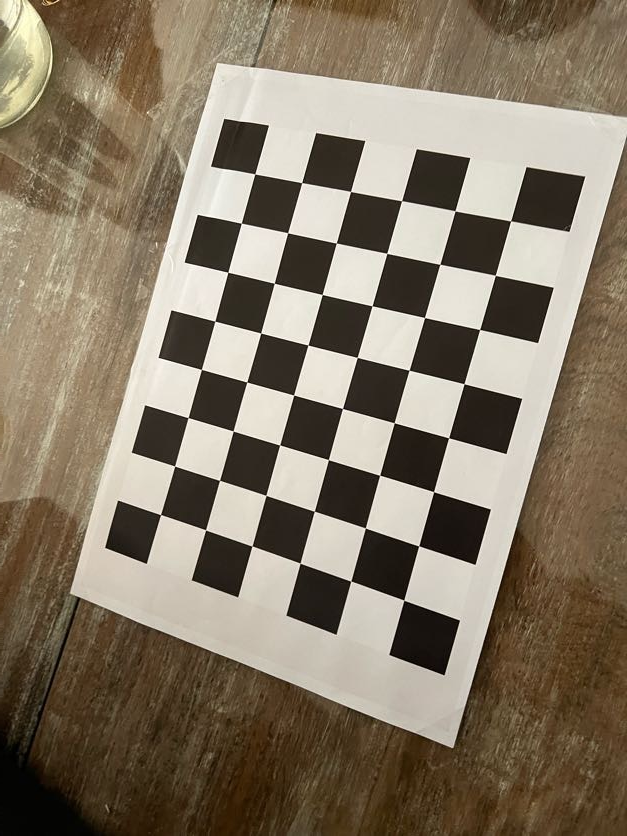
#> input picture calibrationCeluSol/IMG_0286.jpg, 627 x 836 px; its folder holds only this picture in this run
$ python 1-calibration.py
#> lines starting #> are read from the running program, lines starting #| are printed output that depends on the picture; long printed decimals are rounded
import numpy as np
import cv2 as cv
import glob
import os

# ------------------ Parámetros de patrón ------------------
BOARD_SIZE = (8, 6)          # columnas x filas de esquinas internas
SQUARE_SIZE = 1.0            # unidad arbitraria (mm si querés); afecta tvec pero no el RMSE en px

# ------------------ Criterios de cornerSubPix ------------------
criteria = (cv.TERM_CRITERIA_EPS + cv.TERM_CRITERIA_MAX_ITER, 30, 1e-3)

# ------------------ Función de estadísticas de reproyección ------------------
def reproj_stats(objpoints, imgpoints, rvecs, tvecs, K, dist):
    per_img_rmse = []
    per_img_n = []
    per_point_errors = []

    for i in range(len(objpoints)):
        objp = np.asarray(objpoints[i], np.float32)
        imgp = np.asarray(imgpoints[i], np.float32).reshape(-1, 2)  # (N,2)

        proj, _ = cv.projectPoints(objp, rvecs[i], tvecs[i], K, dist)
        proj = proj.reshape(-1, 2)

        e = np.linalg.norm(proj - imgp, axis=1)  # errores puntuales (px)
        per_point_errors.append(e)
        per_img_rmse.append(float(np.sqrt(np.mean(e**2))))
        per_img_n.append(len(e))

    all_e = np.concatenate(per_point_errors) if len(per_point_errors) else np.array([], dtype=float)
    rmse_global = float(np.sqrt(np.mean(all_e**2))) if all_e.size else np.nan  # ponderado por puntos
    rmse_prom_img = float(np.mean(per_img_rmse)) if per_img_rmse else np.nan   # promedio no ponderado
    p95 = float(np.percentile(all_e, 95)) if all_e.size else np.nan
    emax = float(np.max(all_e)) if all_e.size else np.nan

    return {
        "rmse_global": rmse_global,
        "rmse_promedio_imagen": rmse_prom_img,
        "rmse_por_imagen": per_img_rmse,
        "p95_error_puntual": p95,
        "max_error_puntual": emax,
        "n_puntos_por_imagen": per_img_n
    }

# ------------------ Puntos 3D del patrón (una vez) ------------------
# OJO: usa SQUARE_SIZE para que las tvec queden en mm si lo necesitás luego
objp_single = np.zeros((BOARD_SIZE[0] * BOARD_SIZE[1], 3), np.float32)
objp_single[:, :2] = np.mgrid[0:BOARD_SIZE[0], 0:BOARD_SIZE[1]].T.reshape(-1, 2)
objp_single *= SQUARE_SIZE

# ------------------ Acumuladores ------------------
objpoints = []     # puntos 3D reales (por imagen)
imgpoints = []     # puntos 2D detectados (por imagen)
used_filenames = []  # para mapear RMSE ↔ archivo

# ------------------ Cargar imágenes ------------------
images = glob.glob('calibrationCeluSol/*.jpg')
images.sort()
if not images:
    raise RuntimeError("No se encontraron imágenes en 'calibrationCeluSol/*.jpg'.")

for fname in images:
    img = cv.imread(fname)
#> img is the input picture: shape (836, 627, 3); mean B, G, R 101.9, 120.2, 132.6
    if img is None:
        print(f"Advertencia: no se pudo leer {fname}, se omite.")
        continue

    gray = cv.cvtColor(img, cv.COLOR_BGR2GRAY)
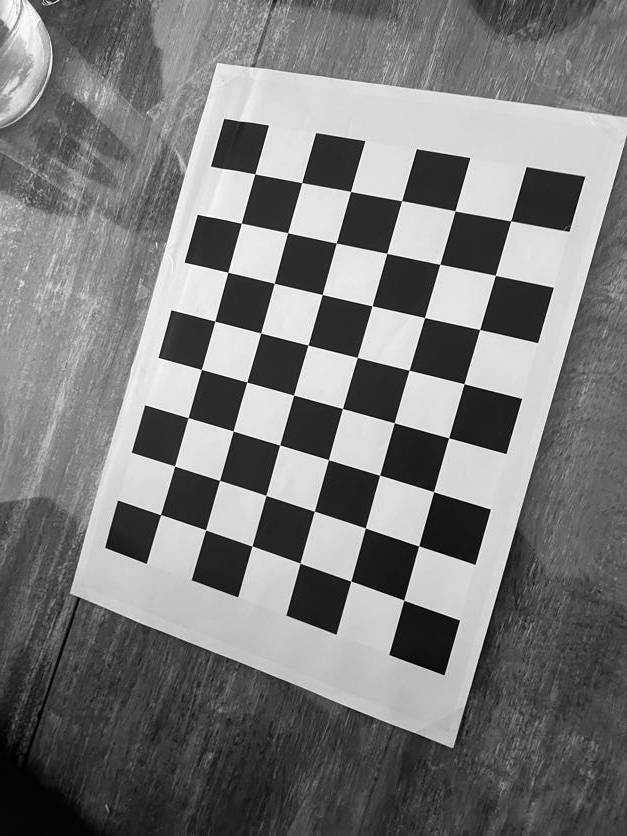
#> gray: shape (836, 627); min 0, max 254, mean 121.8

    # Buscar esquinas del tablero
    flags = cv.CALIB_CB_ADAPTIVE_THRESH + cv.CALIB_CB_NORMALIZE_IMAGE + cv.CALIB_CB_FAST_CHECK
    ret, corners = cv.findChessboardCorners(gray, BOARD_SIZE, flags)
#> ret = True; corners = 48 rows, first 8: [160.6, 514.6], [174.6, 466], [188, 417.6], [201.4, 369.5], [214.9, 321.1], [227.8, 272.3], [241.3, 223.3], [254.8, 173.9]

    if not ret:
        # Intento sin FAST_CHECK por si falló
        ret, corners = cv.findChessboardCorners(gray, BOARD_SIZE)

    if ret:
        # Refinamiento subpíxel
        corners2 = cv.cornerSubPix(gray, corners, (11, 11), (-1, -1), criteria)
#> corners2 = 48 rows, first 8: [160.6, 514.6], [174.7, 466], [188.1, 417.6], [201.4, 369.4], [214.8, 321.2], [227.8, 272.3], [241.3, 223.2], [254.8, 173.9]

        objpoints.append(objp_single.copy())
        imgpoints.append(corners2)
        used_filenames.append(os.path.basename(fname))
    else:
        print(f"Tablero NO detectado en: {fname}")

if not objpoints:
    raise RuntimeError("No se detectó ningún tablero en las imágenes.")

# ------------------ Calibración ------------------
image_size = gray.shape[::-1]  # (w, h)
#> image_size = (627, 836)
ret, mtx, dist, rvecs, tvecs = cv.calibrateCamera(
    objpoints, imgpoints, image_size, None, None
)
#> ret = 0.17; mtx = [[761.7, 0, 289.5], [0, 757.9, 405.9], [0, 0, 1]]; dist = [[0.375, -2.72, 0.0033, 6.38e-05, 6.57]]; rvecs = ([-0.253, 0.216, -1.29],); tvecs = ([-2.55, 2.16, 15.29],)

print("\n=== Resultados de calibración ===")
print('RMS (calibrateCamera ret): {:.6f} px'.format(ret))
#| RMS (calibrateCamera ret): 0.1698 px
print('Matriz de la cámara (K):\n', mtx)
#| Matriz de la cámara (K):
#|  [[761.700   0.         289.495]
#|  [  0.         757.909 405.862]
#|  [  0.           0.           1.        ]]
print('Coeficientes de distorsión (dist):\n', dist.ravel())
#| Coeficientes de distorsión (dist):
#|  [ 3.75260035e-01 -2.71622284e+00  3.30078726e-03  6.38358972e-05
#|   6.57123515e+00]

# ------------------ Estadísticas de reproyección propias ------------------
stats = reproj_stats(objpoints, imgpoints, rvecs, tvecs, mtx, dist)
#> the loop in reproj_stats, `for i in range(len(objpoints)):` made 1 pass
#> after the loop in reproj_stats, `for i in range(len(objpoints)):`: per_img_n = [48]; per_img_rmse = [0.17]; per_point_errors = 1 item
#> in reproj_stats, `all_e = np.concatenate(per_point_errors) if len(per_point_errors) else..`: all_e = 48 values, max 0.363 at index 21, min 0.00544 at index 34, mean 0.15
#> in reproj_stats, `rmse_global = float(np.sqrt(np.mean(all_e**2))) if all_e.size else np...`: rmse_global = 0.17
#> in reproj_stats, `p95 = float(np.percentile(all_e, 95)) if all_e.size else np.nan`: p95 = 0.267
#> in reproj_stats, `emax = float(np.max(all_e)) if all_e.size else np.nan`: emax = 0.363
#> stats = {'rmse_global': 0.17, 'rmse_promedio_imagen': 0.17, 'rmse_por_imagen': [0.17], 'p95_error_puntual': 0.267, 'max_error_puntual': 0.363, 'n_puntos_por_imagen': [48]}

print("\n=== Estadísticas de reproyección (todas las imágenes) ===")
print("RMSE global (ponderado por puntos): {:.6f} px".format(stats['rmse_global']))
#| RMSE global (ponderado por puntos): 0.1698 px
print("RMSE promedio por imagen          : {:.6f} px".format(stats['rmse_promedio_imagen']))
#| RMSE promedio por imagen          : 0.1698 px
print("P95 error puntual                 : {:.6f} px".format(stats['p95_error_puntual']))
#| P95 error puntual                 : 0.2674 px
print("Máximo error puntual              : {:.6f} px".format(stats['max_error_puntual']))
#| Máximo error puntual              : 0.363 px

# Top 5 peores imágenes (por RMSE)
rmse_list = stats['rmse_por_imagen']
#> rmse_list = [0.17]
order = np.argsort(rmse_list)[::-1]  # descendente
#> order = [0]
top = min(5, len(order))
#> top = 1
print("\nPeores {} imágenes por RMSE:".format(top))
#| Peores 1 imágenes por RMSE:
for rank in range(top):
    i = order[rank]
    fname = used_filenames[i] if i < len(used_filenames) else f"img_{i}"
    print("  #{:<2d} {:<30s}  RMSE={:.3f} px   Npts={}".format(
        rank+1, fname, rmse_list[i], stats['n_puntos_por_imagen'][i]
    ))
#> this loop made 1 pass
#> (i, fname) on pass 1: (0, 'IMG_0286.jpg')
#|   #1  IMG_0286.jpg                    RMSE=0.170 px   Npts=48

# ------------------ Undistorsión (opcional, demo) ------------------
demo_path = 'camara celu sol.jpg'
if os.path.exists(demo_path):
    img_demo = cv.imread(demo_path)
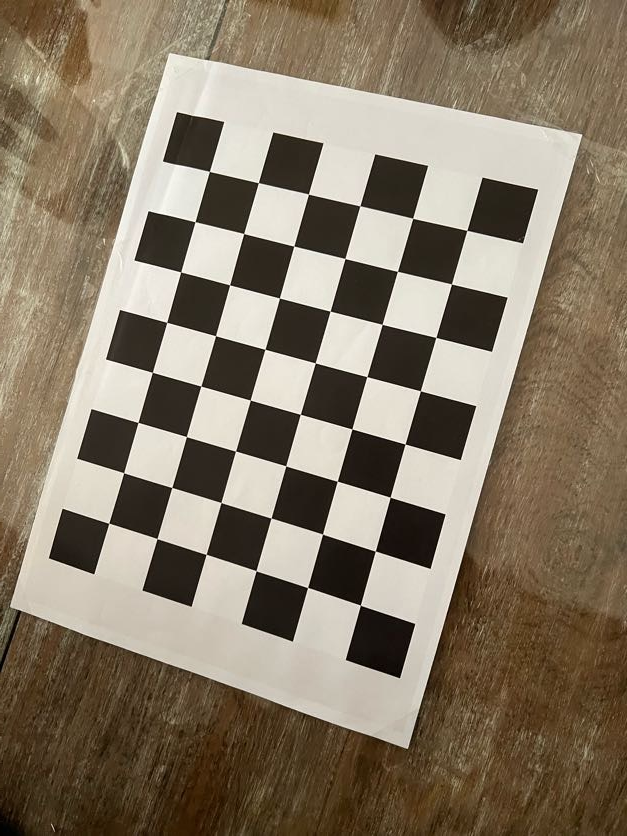
#> input picture camara celu sol.jpg, 627 x 836 px
#> img_demo is the input picture: shape (836, 627, 3); mean B, G, R 102.6, 121.3, 134.2
    if img_demo is not None:
        h, w = img_demo.shape[:2]
#> h = 836; w = 627
        newcameramtx, roi = cv.getOptimalNewCameraMatrix(mtx, dist, (w, h), 1, (w, h))
#> newcameramtx = [[775, 0, 289.8], [0, 786.8, 409.7], [0, 0, 1]]; roi = (33, 50, 531, 716)
        mapx, mapy = cv.initUndistortRectifyMap(mtx, dist, None, newcameramtx, (w, h), cv.CV_32FC1)
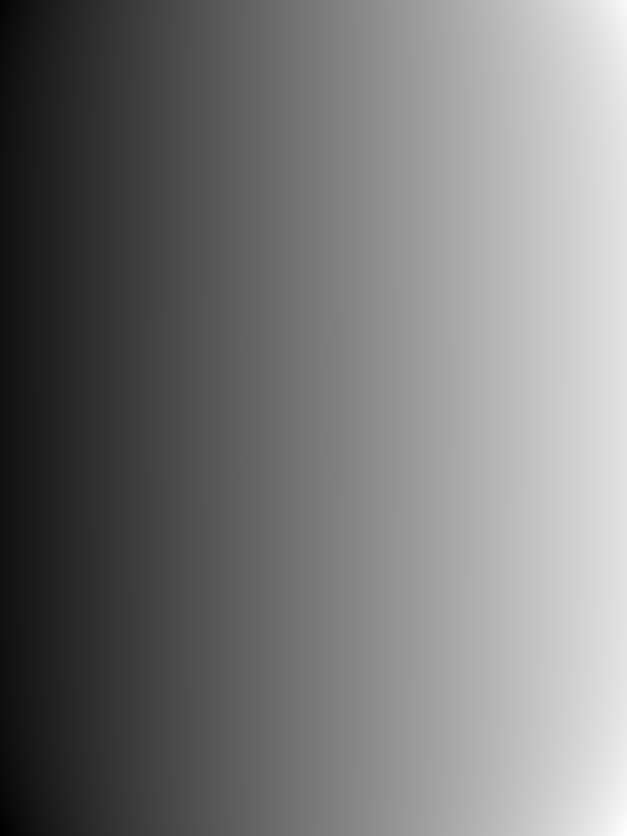
#> mapx: shape (836, 627) float32; min -48.94, max 714.3, mean 313.4; drawn with min black and max white
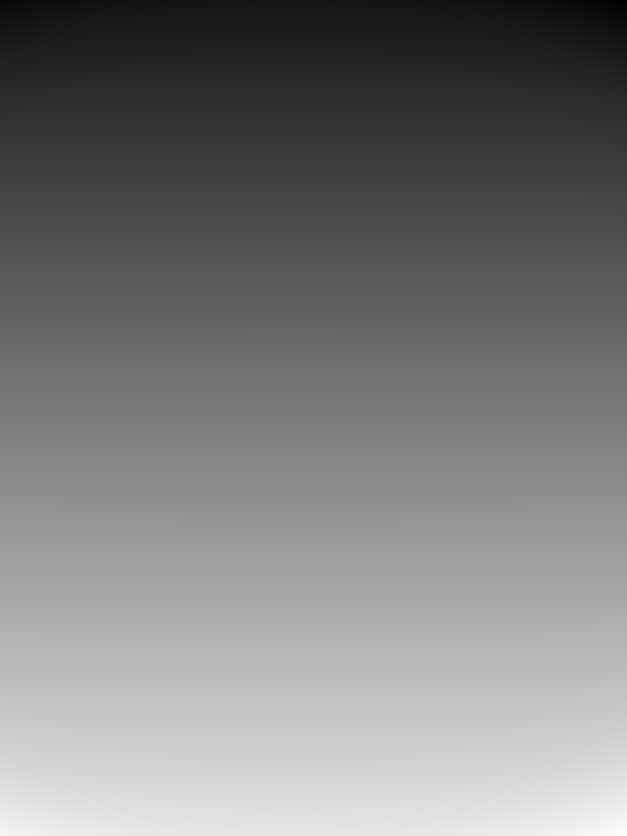
#> mapy: shape (836, 627) float32; min -79.63, max 933.6, mean 414.8; drawn with min black and max white
        dst = cv.remap(img_demo, mapx, mapy, cv.INTER_LINEAR)
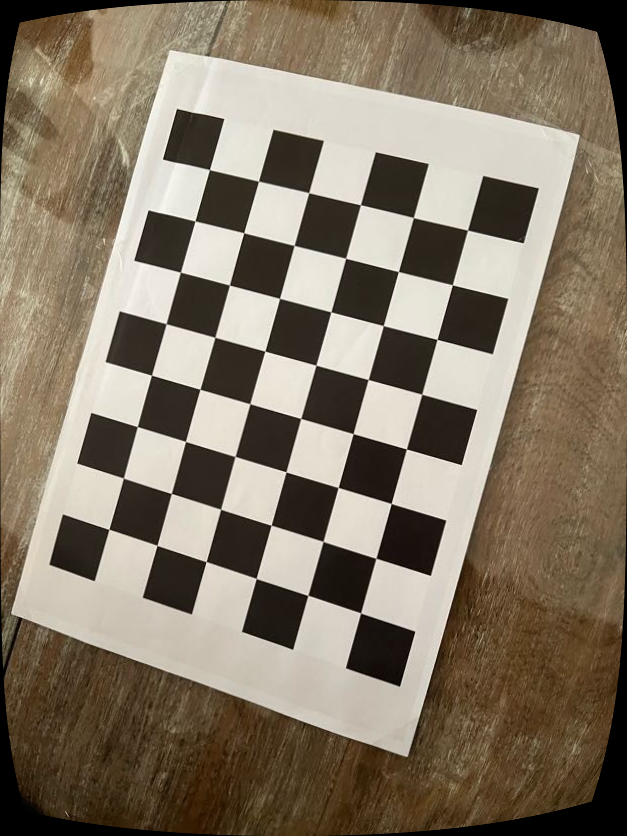
#> dst: shape (836, 627, 3); mean B, G, R 101.5, 119, 130.9

        x, y, w2, h2 = roi
#> x = 33; y = 50; w2 = 531; h2 = 716
        if w2 > 0 and h2 > 0:
            dst = dst[y:y + h2, x:x + w2]
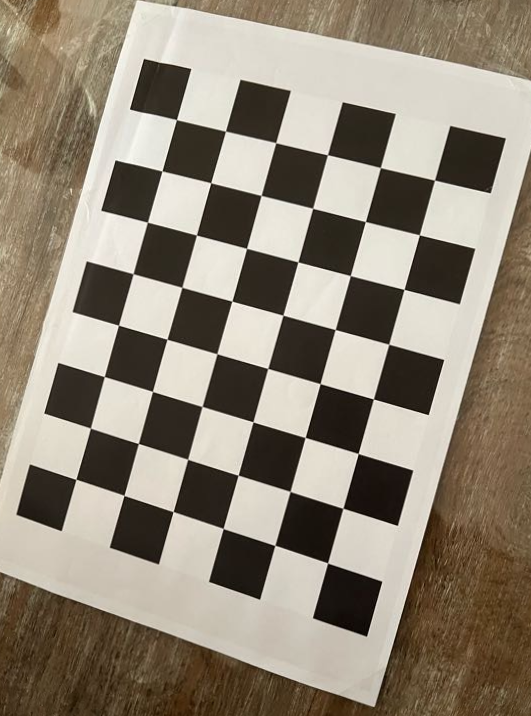
#> dst: shape (716, 531, 3); mean B, G, R 118.4, 133.9, 144.2
        os.makedirs('trash', exist_ok=True)
        cv.imwrite('trash/calibresult.png', dst)
        print("\nImagen de undistorsión guardada en: trash/calibresult.png")
    else:
        print("\nAdvertencia: no se pudo leer la imagen de demo para undistorsión.")
else:
    print("\nNota: omito undistorsión de demo (no se encontró 'camara celu sol.jpg').")

# ------------------ Guardar parámetros ------------------
np.savez('B.npz', mtx=mtx, dist=dist, rvecs=rvecs, tvecs=tvecs)
print("\nParámetros guardados en B.npz")


"""　Matriz de camara del celu:
Matriz de la cámara (mtx):
 [[2.99245904e+03 0.00000000e+00 1.48942745e+03]
 [0.00000000e+00 2.97952349e+03 2.00395063e+03]
 [0.00000000e+00 0.00000000e+00 1.00000000e+00]]
Coeficientes de distorsión (dist):
 [[ 2.43302187e-01 -1.29527262e+00 -2.50888650e-03 -2.07908157e-03
   2.41003838e+00]]
Vectores de rotación (rvecs):
 (array([[0.39086223],
       [0.02025785],
       [1.56472827]]), array([[0.07966633],
       [0.34604445],
       [1.63510694]]), array([[ 0.03070445],
       [-0.15177614],
       [-1.54250506]]), array([[-0.12304991],
       [-0.24930433],
       [ 1.54294704]]), array([[ 0.171478  ],
       [-0.37199603],
       [ 1.50612845]]), array([[-0.47012702],
       [ 0.31259616],
       [ 1.45226359]]), array([[ 0.08000001],
       [-0.26525256],
       [-1.52666145]]), array([[-0.00318024],
       [-0.09683786],
       [-1.53983298]]), array([[0.14642944],
       [0.27421689],
       [1.63143249]]), array([[ 0.00501963],
       [ 0.27837337],
       [-1.42719965]]), array([[-0.01195879],
       [-0.17719996],
       [ 1.59930323]]), array([[-0.17320817],
       [-0.11786455],
       [ 1.58683304]]), array([[-0.33678609],
       [ 0.13577626],
       [ 1.50892285]]), array([[-0.37944523],
       [-0.28411717],
       [-1.48522738]]), array([[-0.45930997],
       [ 0.13410785],
       [ 1.53387876]]), array([[-0.32898226],
       [-0.14570631],
       [ 1.55899101]]), array([[ 0.20289672],
       [-0.07631234],
       [-1.45995945]]), array([[0.085275  ],
       [0.18418446],
       [1.56606341]]), array([[ 0.28803808],
       [ 0.30386106],
       [-1.47398626]]), array([[-0.35852827],
       [-0.28714814],
       [ 1.58700202]]), array([[-0.3432819 ],
       [-0.57016227],
       [-1.48223223]]), array([[0.09822911],
       [0.25089104],
       [1.56689457]]))
Matriz nueva de la cámara (newcameramtx):
 [[3.04418637e+03 0.00000000e+00 1.48538816e+03]
 [0.00000000e+00 3.12958031e+03 1.99984315e+03]
 [0.00000000e+00 0.00000000e+00 1.00000000e+00]]
Error total de reproyección: 0.223445
"""
#--------------------------------------------------------------------------------------------------------------
#--------------------------------------------------------------------------------------------------------------
#--------------------------------------------------------------------------------------------------------------

"""
MATRIZ CAMARA COMPU SOL

Matriz de la cámara (mtx):
 [[1.23994321e+03 0.00000000e+00 9.42066048e+02]
 [0.00000000e+00 1.24162269e+03 5.16545687e+02]
 [0.00000000e+00 0.00000000e+00 1.00000000e+00]]
Coeficientes de distorsión (dist):
 [[ 0.02489004  0.12455246 -0.01055148  0.00068239  0.14485304]]
Vectores de rotación (rvecs):
 (array([[ 0.07853689],
       [ 0.00742668],
       [-0.05599506]]), array([[-0.38448845],
       [ 0.26394945],
       [-0.0632318 ]]), array([[-0.02468243],
       [ 0.08597906],
       [ 0.25498821]]), array([[ 0.03911515],
       [ 0.14873545],
       [-0.04126733]]), array([[-0.01673839],
       [ 0.19299242],
       [-0.78502796]]), array([[ 0.01025896],
       [ 0.2659633 ],
       [-1.33033101]]), array([[ 0.34780951],
       [ 0.11924022],
       [-0.65412479]]), array([[-0.12835463],
       [ 0.14419748],
       [-0.40230986]]), array([[-0.1402249 ],
       [ 0.22767007],
       [-0.99483065]]), array([[-0.04702009],
       [ 0.12979066],
       [-0.21424732]]), array([[-0.05420355],
       [ 0.0972936 ],
       [ 0.17299337]]), array([[-0.00603707],
       [ 0.12435625],
       [ 0.17276984]]), array([[ 0.0096517 ],
       [ 0.19545842],
       [-0.57823833]]), array([[-0.10796241],
       [ 0.18977246],
       [-1.11734206]]), array([[-0.20478683],
       [ 0.24603542],
       [-1.2142609 ]]), array([[ 0.04097628],
       [ 0.14094598],
       [-0.54650078]]), array([[-0.05401518],
       [ 0.14351113],
       [ 0.04777998]]), array([[0.2327201 ],
       [0.15626209],
       [0.57565812]]), array([[0.14540799],
       [0.21492446],
       [0.27077973]]), array([[0.1615952 ],
       [0.13001797],
       [0.73990138]]), array([[0.13896499],
       [0.26953037],
       [0.37694347]]), array([[ 0.19010657],
       [-0.01184551],
       [ 1.21493436]]))
Matriz nueva de la cámara (newcameramtx):
 [[1.32460873e+03 0.00000000e+00 9.46875384e+02]
 [0.00000000e+00 1.25231889e+03 5.10200098e+02]
 [0.00000000e+00 0.00000000e+00 1.00000000e+00]]
Error total de reproyección: 0.113960

"""


#--------------------------------------------------------------------------------------------------------------
#--------------------------------------------------------------------------------------------------------------
#--------------------------------------------------------------------------------------------------------------


""" CELU SOL IPHONE RPO
Matriz de la cámara (mtx):
 [[626.61530077   0.         347.84841745]
 [  0.         628.50695348 367.25298278]
 [  0.           0.           1.        ]]

Coeficientes de distorsión (dist):
 [[-0.13502325  0.15097997 -0.01129146 -0.01133406 -0.05517456]]

Vectores de rotación (rvecs):
 (array([[-0.24698016],
       [ 0.14380529],
       [-1.29844009]]), array([[-0.34034595],
       [ 0.28710651],
       [-1.37307783]]), array([[-0.21339454],
       [ 0.0450549 ],
       [-1.28280933]]), array([[ 0.04568448],
       [-0.20591427],
       [-1.30972848]]), array([[ 0.23910528],
       [-0.14606182],
       [-1.38790998]]), array([[ 0.22002383],
       [ 0.27616275],
       [-1.45281864]]), array([[-0.52714487],
       [-0.35980056],
       [-1.39396319]]), array([[0.23546784],
       [0.61702106],
       [1.63007912]]), array([[0.2886269 ],
       [0.65421214],
       [1.66318398]]), array([[-0.31932604],
       [ 0.24547101],
       [-1.20602868]]), array([[-0.09156477],
       [ 0.17276534],
       [-1.00930329]]), array([[-0.09133229],
       [ 0.56472067],
       [-1.20066807]]), array([[ 0.10051181],
       [ 0.26257984],
       [-1.11657825]]), array([[ 0.16994653],
       [-0.03147107],
       [-1.20987054]]), array([[ 0.13300191],
       [-0.02698598],
       [-1.22619655]]), array([[-0.16441476],
       [ 0.1279065 ],
       [-1.47159982]]), array([[0.23367097],
       [0.45184534],
       [1.54843424]]), array([[0.36789734],
       [0.58172892],
       [1.47496445]]), array([[-0.62503018],
       [ 0.03457515],
       [ 0.06038582]]), array([[-0.34398645],
       [ 0.27248117],
       [ 0.32005011]]), array([[-0.50343965],
       [ 0.38644431],
       [ 0.25077927]]), array([[4.30720339e-04],
       [3.46783335e-01],
       [4.39776056e-01]]), array([[0.06639   ],
       [0.14553641],
       [0.13909829]]), array([[0.39123874],
       [0.0244238 ],
       [0.17082561]]), array([[-0.20814761],
       [-0.27899492],
       [ 0.27387239]]), array([[-0.47443392],
       [-0.05614368],
       [ 0.1007118 ]]), array([[-0.46367623],
       [-0.05578899],
       [ 0.09938547]]), array([[-0.18141576],
       [ 0.25501781],
       [ 0.2124853 ]]), array([[-0.37479903],
       [ 0.45496198],
       [ 0.19847022]]), array([[-0.11350895],
       [ 0.55377088],
       [ 0.36409122]]), array([[-0.54207097],
       [-0.08965923],
       [ 0.1106371 ]]), array([[-0.51746405],
       [ 0.58636054],
       [ 0.15675467]]), array([[0.10093801],
       [0.44291013],
       [0.36144589]]), array([[-0.01933763],
       [ 0.28496659],
       [ 0.31660503]]), array([[-0.64289184],
       [ 0.28968613],
       [ 0.18791298]]), array([[-0.13589051],
       [ 0.31180655],
       [ 0.2954754 ]]), array([[0.60969538],
       [0.08302902],
       [0.2302433 ]]), array([[-0.61067824],
       [ 0.19285256],
       [ 0.28476647]]))

Matriz nueva de la cámara (newcameramtx):
 [[591.80693821   0.         337.44814225]
 [  0.         592.61559322 354.94961427]
 [  0.           0.           1.        ]]
Error total de reproyección: 0.205710
"""
